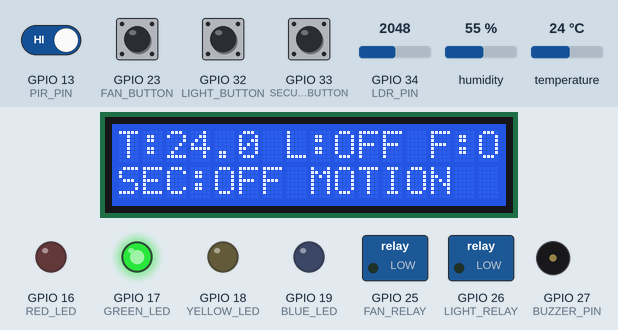
Recording of a sketch running on a simulated ESP32. On the bench: 16×2 character LCD, switched loads named in the sketch (green lamp = pin HIGH), output pins drawn as LEDs (lit = HIGH), buzzer (waves = sounding, pin HIGH). The inputs (shaded band) are chosen by the test bench; at power-on: GPIO 13 (PIR_PIN), GPIO 23 (FAN_BUTTON), GPIO 32 (LIGHT_BUTTON), GPIO 33 (SECURITY_BUTTON) HIGH, temperature 24 °C, GPIO 34 (LDR_PIN) = 2048, humidity 55 %. What the sketch prints to the serial monitor is not drawn.

Above: at 3.2 s.
3.3 s: temperature set to 29.5 °C
At 5.3 s:
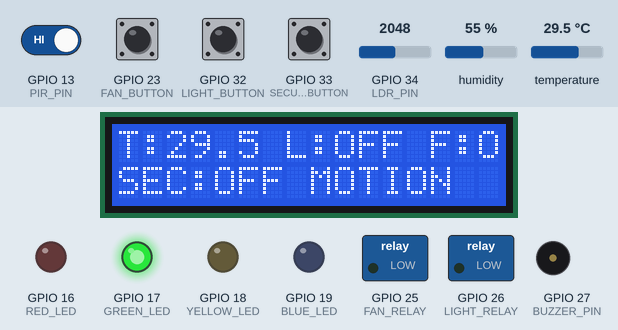
5.8 s: temperature set to 30.5 °C
At 7.5 s:
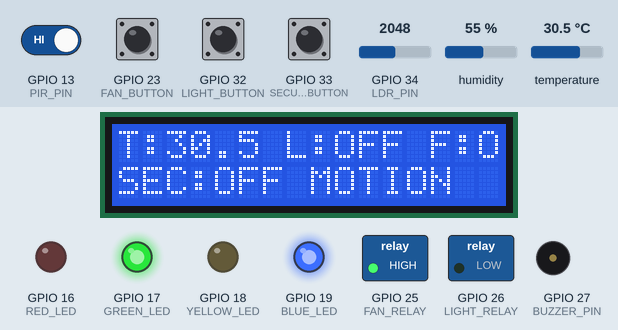
8.0 s: GPIO 34 (LDR_PIN) set to 1929
At 8.6 s:
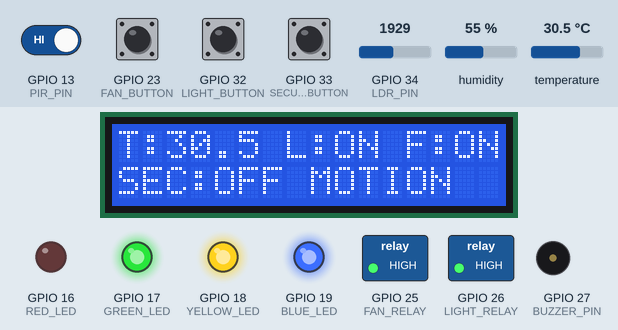
9.6 s: GPIO 33 (SECURITY_BUTTON) pulled LOW for 0.65 s
At 11.2 s:
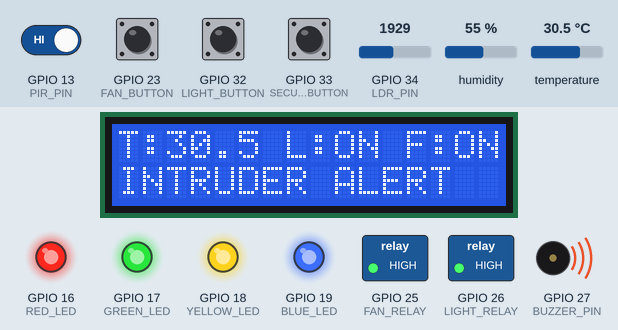
11.7 s: GPIO 13 (PIR_PIN) driven LOW
At 13.1 s:
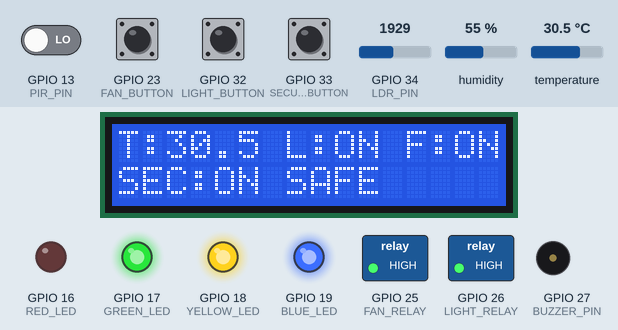
Timing chart, 0 to 18.5 s (numbered marks = the images above; inputs shaded):
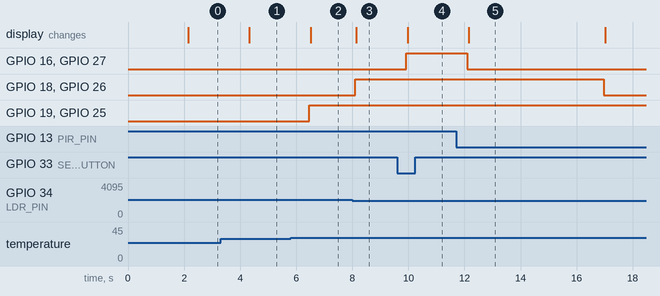

Measured:
- the behaviour switches between 29.9 and 30 °C on temperature (found by bisection; images 1 and 2)
- the behaviour switches between 2000 and 1999 on GPIO 34 (LDR_PIN) (found by bisection; images 2 and 3)
- after the input at 3.3 s, the display: changes after 1.0 s (image 1)
- after the input at 5.8 s, GPIO 19 (BLUE_LED), GPIO 25 (FAN_RELAY): LOW → HIGH after 0.67 s; the display: changes after 0.71 s (image 2)
- after the input at 8.0 s, GPIO 18 (YELLOW_LED), GPIO 26 (LIGHT_RELAY): LOW → HIGH after 0.10 s; the display: changes after 0.14 s (image 3)
- after the input at 9.6 s, GPIO 16 (RED_LED), GPIO 27 (BUZZER_PIN): LOW → HIGH after 0.33 s; the display: changes after 0.37 s (image 4)
- after the input at 11.7 s, GPIO 16 (RED_LED), GPIO 27 (BUZZER_PIN): HIGH → LOW after 0.41 s; GPIO 18 (YELLOW_LED), GPIO 26 (LIGHT_RELAY): HIGH → LOW after 5.3 s; the display: changes after 0.45 s (image 5)

The sketch:

source_code.ino
```cpp
#include <Wire.h>
#include <LiquidCrystal_I2C.h>
#include <DHT.h>

// ================= PIN DEFINITIONS =================

// Sensors
#define PIR_PIN 13
#define LDR_PIN 34
#define DHT_PIN 14

// Relays
#define LIGHT_RELAY 26
#define FAN_RELAY 25

// LEDs
#define YELLOW_LED 18
#define BLUE_LED 19
#define RED_LED 16
#define GREEN_LED 17

// Buzzer
#define BUZZER_PIN 27

// Buttons
#define SECURITY_BUTTON 33
#define LIGHT_BUTTON 32
#define FAN_BUTTON 23

// DHT
#define DHT_TYPE DHT22

DHT dht(DHT_PIN, DHT_TYPE);

// LCD I2C
LiquidCrystal_I2C lcd(0x27, 16, 2);

// ================= VARIABLES =================

bool securityMode = false;
bool manualLight = false;
bool manualFan = false;

bool lightState = false;
bool fanState = false;
bool alarmState = false;

bool lastSecurityButton = HIGH;
bool lastLightButton = HIGH;
bool lastFanButton = HIGH;

unsigned long lastMotionTime = 0;

const int DARK_THRESHOLD = 2000;
const float FAN_ON_TEMP = 30.0;
const float FAN_OFF_TEMP = 28.0;

const unsigned long LIGHT_TIMEOUT = 5000;

// ================= SETUP =================

void setup() {

  Serial.begin(115200);

  // Sensors
  pinMode(PIR_PIN, INPUT);
  pinMode(LDR_PIN, INPUT);

  // Outputs
  pinMode(LIGHT_RELAY, OUTPUT);
  pinMode(FAN_RELAY, OUTPUT);

  pinMode(YELLOW_LED, OUTPUT);
  pinMode(BLUE_LED, OUTPUT);
  pinMode(RED_LED, OUTPUT);
  pinMode(GREEN_LED, OUTPUT);

  pinMode(BUZZER_PIN, OUTPUT);

  // Buttons
  pinMode(SECURITY_BUTTON, INPUT_PULLUP);
  pinMode(LIGHT_BUTTON, INPUT_PULLUP);
  pinMode(FAN_BUTTON, INPUT_PULLUP);

  // Start outputs OFF
  digitalWrite(LIGHT_RELAY, LOW);
  digitalWrite(FAN_RELAY, LOW);

  digitalWrite(YELLOW_LED, LOW);
  digitalWrite(BLUE_LED, LOW);
  digitalWrite(RED_LED, LOW);
  digitalWrite(GREEN_LED, HIGH);

  digitalWrite(BUZZER_PIN, LOW);

  // DHT
  dht.begin();

  // LCD
  Wire.begin(21, 22);

  lcd.init();
  lcd.backlight();

  lcd.setCursor(0, 0);
  lcd.print("Smart Home");
  lcd.setCursor(0, 1);
  lcd.print("Controller Ready");

  delay(2000);

  lcd.clear();

  Serial.println("================================");
  Serial.println("   SMART HOME CONTROLLER");
  Serial.println("================================");
}

// ================= BUTTON HANDLING =================

void readButtons() {

  bool securityReading = digitalRead(SECURITY_BUTTON);
  bool lightReading = digitalRead(LIGHT_BUTTON);
  bool fanReading = digitalRead(FAN_BUTTON);

  // Security button
  if (lastSecurityButton == HIGH && securityReading == LOW) {

    securityMode = !securityMode;

    Serial.print("Security Mode: ");

    if (securityMode) {
      Serial.println("ON");
    } else {
      Serial.println("OFF");

      alarmState = false;
      digitalWrite(BUZZER_PIN, LOW);
      digitalWrite(RED_LED, LOW);
    }

    delay(200);
  }

  // Manual light button
  if (lastLightButton == HIGH && lightReading == LOW) {

    manualLight = !manualLight;

    Serial.print("Manual Light: ");

    if (manualLight) {
      Serial.println("ON");
    } else {
      Serial.println("OFF");
    }

    delay(200);
  }

  // Manual fan button
  if (lastFanButton == HIGH && fanReading == LOW) {

    manualFan = !manualFan;

    Serial.print("Manual Fan: ");

    if (manualFan) {
      Serial.println("ON");
    } else {
      Serial.println("OFF");
    }

    delay(200);
  }

  lastSecurityButton = securityReading;
  lastLightButton = lightReading;
  lastFanButton = fanReading;
}

// ================= SENSOR READING =================

float readTemperature() {

  float temperature = dht.readTemperature();

  if (isnan(temperature)) {

    Serial.println("DHT22 ERROR!");

    return -100;
  }

  return temperature;
}

// ================= LIGHT CONTROL =================

void controlLight(bool motion, int ldrValue) {

  bool darkRoom = ldrValue < DARK_THRESHOLD;

  // Manual mode has priority
  if (manualLight) {

    lightState = true;
  }

  // Automatic mode
  else {

    if (motion && darkRoom) {

      lightState = true;

      lastMotionTime = millis();
    }

    // Turn OFF after timeout
    if (!motion && lightState) {

      if (millis() - lastMotionTime > LIGHT_TIMEOUT) {

        lightState = false;
      }
    }

    // Bright room = light OFF
    if (!darkRoom && !motion) {

      lightState = false;
    }
  }

  digitalWrite(LIGHT_RELAY, lightState ? HIGH : LOW);
  digitalWrite(YELLOW_LED, lightState ? HIGH : LOW);
}

// ================= FAN CONTROL =================

void controlFan(float temperature) {

  if (manualFan) {

    fanState = true;
  }

  else {

    if (temperature >= FAN_ON_TEMP) {

      fanState = true;
    }

    else if (temperature <= FAN_OFF_TEMP) {

      fanState = false;
    }
  }

  digitalWrite(FAN_RELAY, fanState ? HIGH : LOW);
  digitalWrite(BLUE_LED, fanState ? HIGH : LOW);
}

// ================= SECURITY SYSTEM =================

void securitySystem(bool motion) {

  if (securityMode && motion) {

    alarmState = true;

    digitalWrite(BUZZER_PIN, HIGH);
    digitalWrite(RED_LED, HIGH);
  }

  else {

    alarmState = false;

    digitalWrite(BUZZER_PIN, LOW);
    digitalWrite(RED_LED, LOW);
  }
}

// ================= LCD DISPLAY =================

void updateLCD(float temperature, bool motion, int ldrValue) {

  lcd.clear();

  lcd.setCursor(0, 0);

  lcd.print("T:");

  if (temperature > -50) {
    lcd.print(temperature, 1);
  } else {
    lcd.print("ERR");
  }

  lcd.print(" L:");

  if (lightState) {
    lcd.print("ON");
  } else {
    lcd.print("OFF");
  }

  lcd.print(" F:");

  if (fanState) {
    lcd.print("ON");
  } else {
    lcd.print("OFF");
  }

  lcd.setCursor(0, 1);

  if (alarmState) {

    lcd.print("INTRUDER ALERT");
  }

  else if (securityMode) {

    lcd.print("SEC:ON ");

    if (motion) {
      lcd.print("MOTION");
    } else {
      lcd.print("SAFE");
    }
  }

  else {

    lcd.print("SEC:OFF ");

    if (motion) {
      lcd.print("MOTION");
    } else {
      lcd.print("SAFE");
    }
  }
}

// ================= SERIAL MONITOR =================

void printStatus(float temperature, int ldrValue, bool motion) {

  Serial.println();
  Serial.println("--------------------------------");

  Serial.print("Temperature: ");

  if (temperature > -50) {
    Serial.print(temperature);
    Serial.println(" C");
  }

  else {
    Serial.println("ERROR");
  }

  Serial.print("LDR Value: ");
  Serial.println(ldrValue);

  Serial.print("Room: ");

  if (ldrValue < DARK_THRESHOLD) {
    Serial.println("DARK");
  }

  else {
    Serial.println("BRIGHT");
  }

  Serial.print("Motion: ");

  if (motion) {
    Serial.println("DETECTED");
  }

  else {
    Serial.println("NO MOTION");
  }

  Serial.print("Light: ");

  if (lightState) {
    Serial.println("ON");
  }

  else {
    Serial.println("OFF");
  }

  Serial.print("Fan: ");

  if (fanState) {
    Serial.println("ON");
  }

  else {
    Serial.println("OFF");
  }

  Serial.print("Security: ");

  if (securityMode) {
    Serial.println("ON");
  }

  else {
    Serial.println("OFF");
  }

  Serial.print("Alarm: ");

  if (alarmState) {
    Serial.println("ACTIVE");
  }

  else {
    Serial.println("SAFE");
  }

  Serial.println("--------------------------------");
}

// ================= MAIN LOOP =================

void loop() {

  // Read buttons
  readButtons();

  // Read sensors
  bool motion = digitalRead(PIR_PIN);

  int ldrValue = analogRead(LDR_PIN);

  float temperature = readTemperature();

  // Automatic systems
  controlLight(motion, ldrValue);

  if (temperature > -50) {
    controlFan(temperature);
  }

  // Security
  securitySystem(motion);

  // Green LED = system running
  digitalWrite(GREEN_LED, HIGH);

  // Display
  updateLCD(temperature, motion, ldrValue);

  // Serial monitor
  printStatus(temperature, ldrValue, motion);

  delay(500);
}
```
